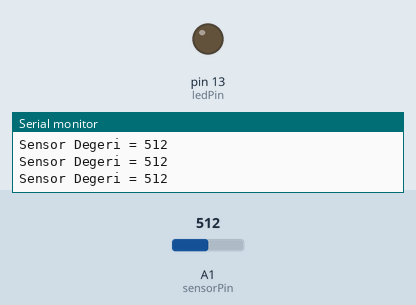
Simulated run of this sketch. Board: Arduino Uno, built with avr-gcc and run on an emulated ATmega328P. On the bench: output pins drawn as LEDs (lit = HIGH), the last lines printed to the serial monitor. The test bench sets the inputs (shaded band); at power-on: A1 (sensorPin) = 512.

Above: at 1.2 s.
1.3 s: A1 (sensorPin) set to 883
2.8 s: A1 (sensorPin) set to 908
At 4.2 s:
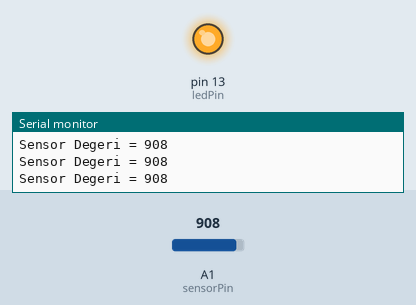
4.5 s: A1 (sensorPin) set to 900
At 5.6 s:
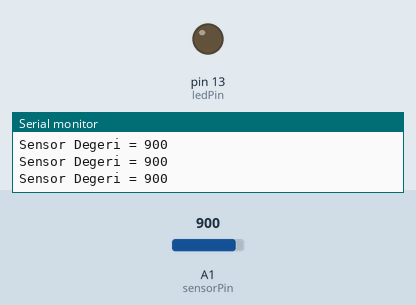
6.0 s: A1 (sensorPin) set to 1023
At 6.8 s:
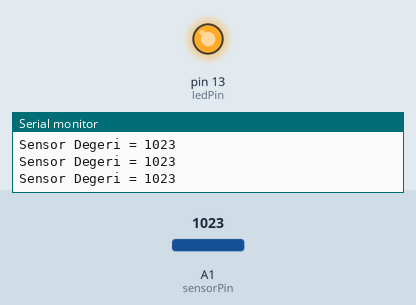
Timing chart, 0 to 8.5 s (numbered marks = the images above; inputs shaded):
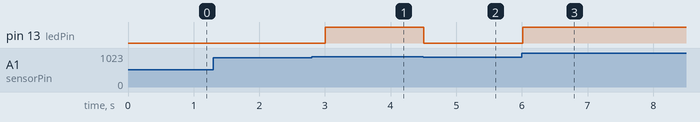

The sketch:

CNY70_LED_Control.ino
```cpp
int sensorPin = 15;       // CNY70 sensörünün bağlı olduğu pin
int ledPin = 13;          // LED'in bağlı olduğu pin (genellikle 13. pin LED için kullanılır)
int sensorValue = 0;      // Sensörden okunan değer
int threshold = 900;      // Eşik değeri, sensör değerinin bu değeri geçip geçmediğini kontrol eder

void setup() {
  Serial.begin(9600);   // Seri haberleşmeyi başlat
  pinMode(ledPin, OUTPUT); // LED pinini çıkış olarak ayarla
}

void loop() {
  sensorValue = analogRead(sensorPin); // Sensör değerini oku
  Serial.print("Sensor Degeri = ");
  Serial.println(sensorValue);

  // Sensör değerini eşik değeri ile karşılaştır
  if (sensorValue > threshold) {
    digitalWrite(ledPin, HIGH); // Eşik değerini geçtiyse LED'i yak
  } else {
    digitalWrite(ledPin, LOW);  // Eşik değerini geçmediyse LED'i söndür
  }

  delay(250); // 250ms bekle
}
```

Measured:
- the behaviour switches between 900 and 901 on A1 (sensorPin) (found by bisection; images 0 and 1)
- after the input at 2.8 s, pin 13 (ledPin): LOW → HIGH after 0.21 s
- after the input at 4.5 s, pin 13 (ledPin): HIGH → LOW at once
- after the input at 6.0 s, pin 13 (ledPin): LOW → HIGH at once
